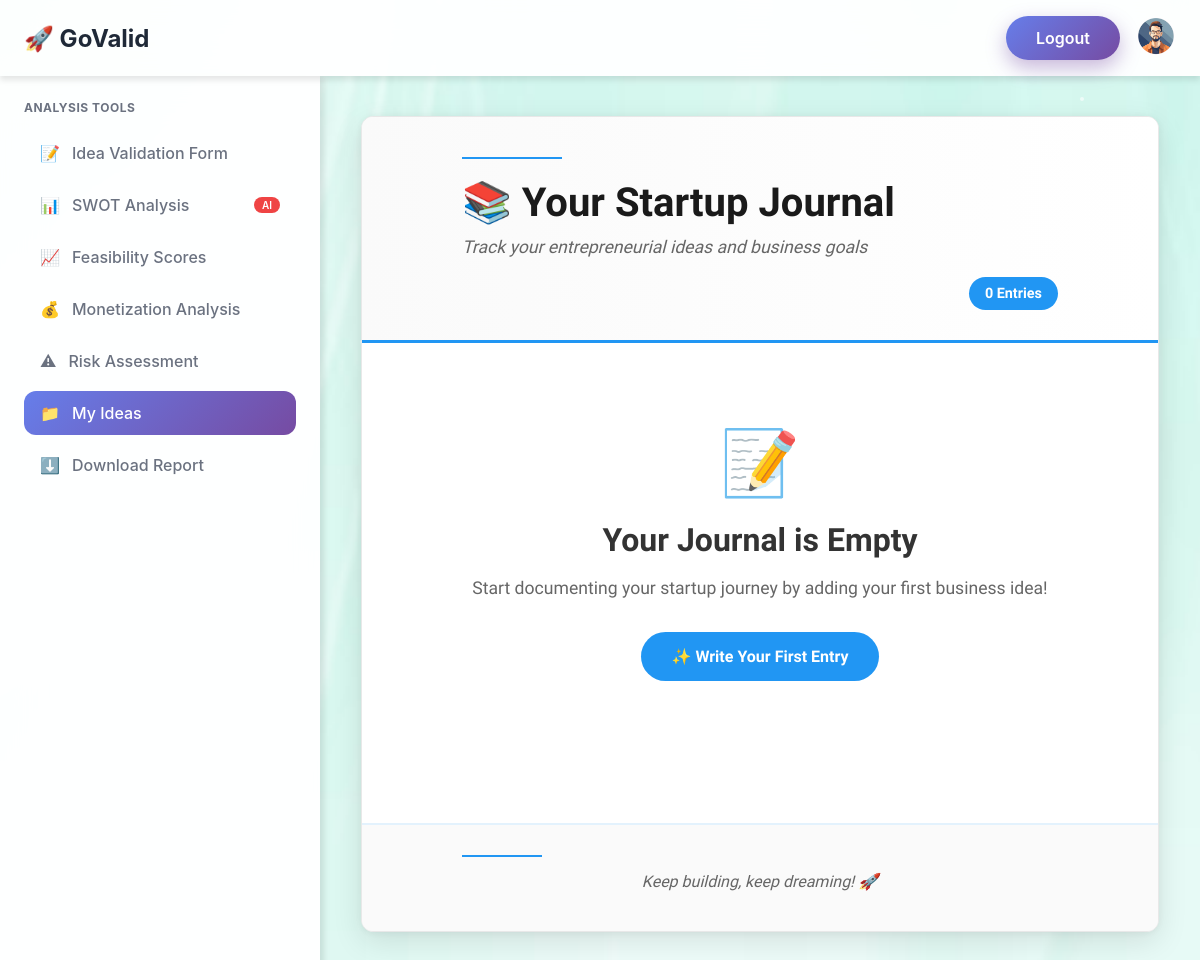
The app's page /dashboard/history/ (signed in), older data.
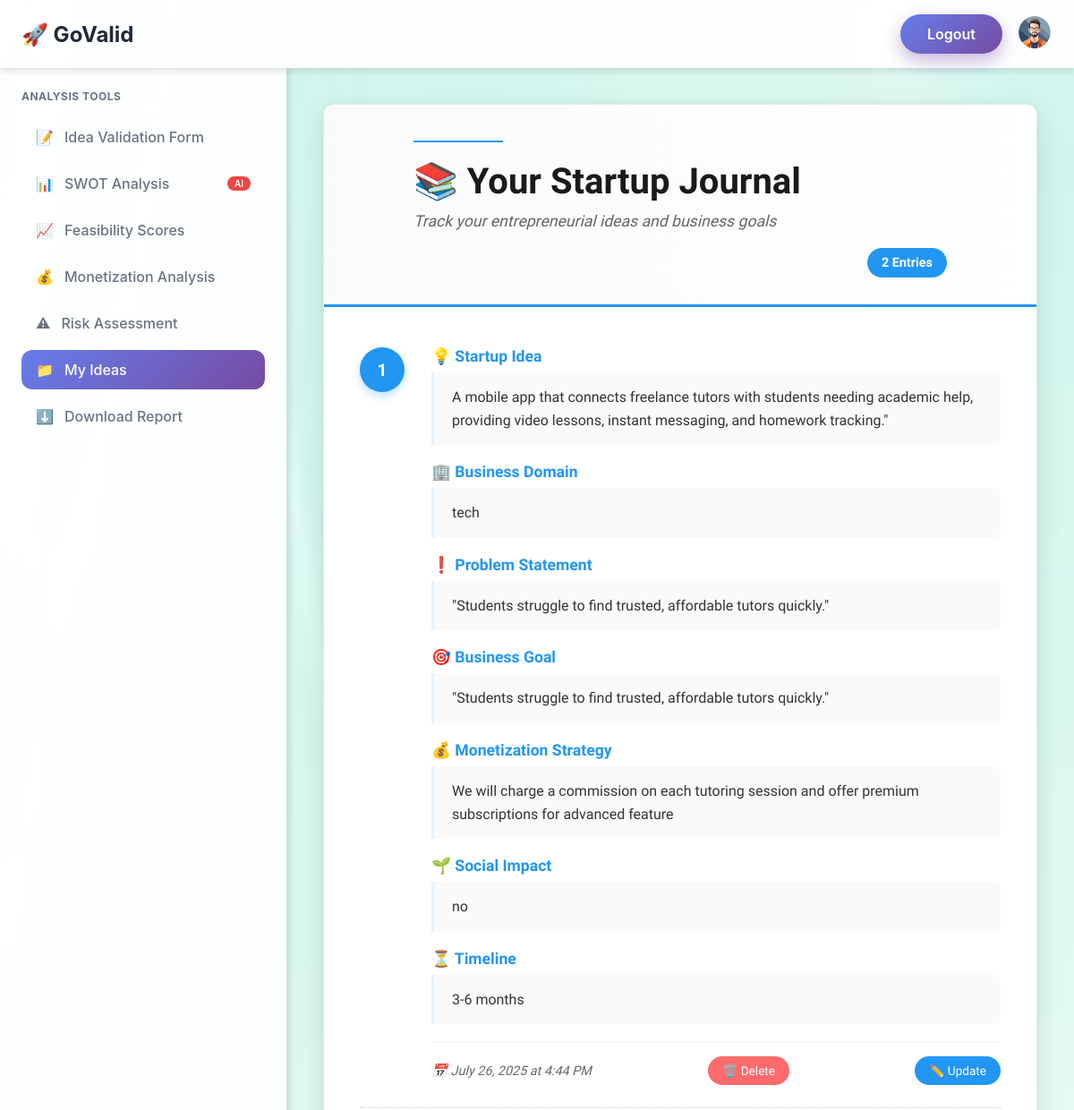
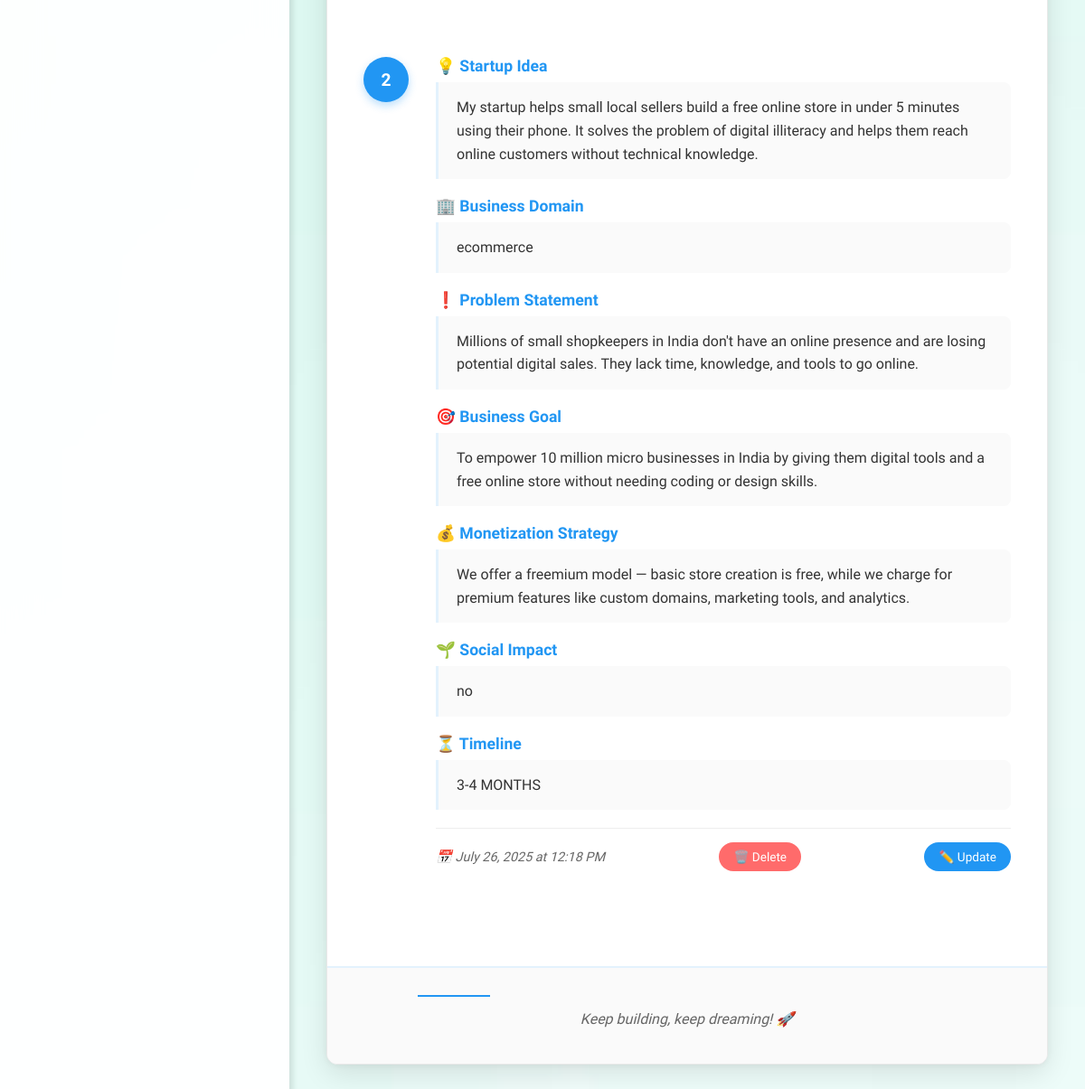
The same page, newer data (2 pictures, top to bottom).
### dashboard/models.py (models this page shows)
class Validate_form(models.Model):
    created_at = models.DateTimeField(auto_now_add=True)  # ✅ keep only this line
    user = models.ForeignKey(User, on_delete=models.CASCADE, null=True)
    startup_idea = models.TextField()
    business_domain = models.CharField(max_length=50, choices=DOMAIN_CHOICES)
    problem_statement = models.TextField()
    business_goal = models.TextField()
    monetization_strategy = models.TextField()
    social_impact = models.TextField()
    timeline = models.TextField()
    feasibility_score = models.CharField(max_length=50, null=True, blank=True)
    feasibility_comment = models.TextField(null=True, blank=True)
    feasibility_level = models.CharField(max_length=50, null=True, blank=True)
    swot_analysis = models.TextField(null=True, blank=True)
    risk_score = models.CharField(max_length=50, null=True, blank=True)
    risk_comment = models.TextField(null=True, blank=True)
    monetization_suggestion = models.TextField(null=True, blank=True)

### dashboard/views.py (the view)
# urls.py: path("history/", views.history, name="history"),
@login_required
def history(request):
    entries = Validate_form.objects.filter(user=request.user).order_by('-created_at')
    return render(request, "dashboard/history.html", {"submissions": entries})

### templates/dashboard/history.html (shortened to what this page needs)
{% extends "base_dash.html" %}
{% block body %}
<div class="main-wrapper">
    <div class="notebook-container">
        <div class="notebook-header">
            <div class="header-line"></div>
            <h1 class="notebook-title">📚 Your Startup Journal</h1>
            <div class="header-subtitle">Track your entrepreneurial ideas and business goals</div>
            <div class="submissions-count">
                <span class="count-badge">{{ submissions|length }} Entries</span>
            </div>
        </div>
        <div class="notebook-content">
            {% for entry in submissions %}
            <div class="journal-entry">
    <div class="entry-number">{{ forloop.counter }}</div>
    <div class="entry-content">
        <div class="entry-section">
            <h3 class="section-label">💡 Startup Idea</h3>
            <div class="section-text">{{ entry.startup_idea }}</div>
        </div>
        <div class="entry-section">
            <h3 class="section-label">🏢 Business Domain</h3>
            <div class="section-text">{{ entry.get_business_domain_display }}</div>
        </div>
        <div class="entry-section">
            <h3 class="section-label">❗ Problem Statement</h3>
            <div class="section-text">{{ entry.problem_statement }}</div>
        </div>
        <div class="entry-section">
            <h3 class="section-label">🎯 Business Goal</h3>
            <div class="section-text">{{ entry.business_goal }}</div>
        </div>
        <div class="entry-section">
            <h3 class="section-label">💰 Monetization Strategy</h3>
            <div class="section-text">{{ entry.monetization_strategy }}</div>
        </div>
        <div class="entry-section">
            <h3 class="section-label">🌱 Social Impact</h3>
            <div class="section-text">{{ entry.social_impact }}</div>
        </div>
        <div class="entry-section">
            <h3 class="section-label">⏳ Timeline</h3>
            <div class="section-text">{{ entry.timeline }}</div>
        </div>
        <div class="entry-footer">
            <div class="entry-date">
                📅 {{ entry.created_at|date:"F d, Y" }} at {{ entry.created_at|date:"g:i A" }}
            </div>
            <form action="{% url 'dashboard:delete' entry.id %}" method="POST" class="delete-form">
                <button type="submit"
                        onclick="return confirm('Are you sure you want to delete this entry?')"
                        class="delete-btn">
                    🗑️ Delete
                </button>
            </form>
            <form action="{% url 'dashboard:update' entry.id %}" method="GET" style="display: inline;">
                    <button type="submit" class="update-btn">
                    ✏️ Update
                    </button>
                </form>
        </div>
    </div>
</div>
            {% empty %}
            <div class="empty-journal">
                <div class="empty-icon">📝</div>
                <h2 class="empty-title">Your Journal is Empty</h2>
                <p class="empty-text">Start documenting your startup journey by adding your first business idea!</p>
                <a href="{% url 'dashboard:dashboard' %}" class="add-entry-btn">✨ Write Your First Entry</a>
            </div>
            {% endfor %}
        </div>
        <div class="notebook-footer">
            <div class="footer-line"></div>
            <div class="footer-text">Keep building, keep dreaming! 🚀</div>
        </div>
    </div>
</div>
{% endblock %}

Row changes from the older to the newer data that the page shows:
added Validate_form: startup_idea "A mobile app that connects freelance tutors with students needing academic help, providing video lessons, instant messaging, and homework tracking.\"", business_domain "tech", problem_statement "\"Students struggle to find trusted, affordable tutors quickly.\"", business_goal "\"Students struggle to find trusted, affordable tutors quickly.\"", monetization_strategy "We will charge a commission on each tutoring session and offer premium subscriptions for advanced feature", social_impact "no", timeline "3-6 months", created_at "July 26, 2025", created_at "4:44 PM"
added Validate_form: startup_idea "My startup helps small local sellers build a free online store in under 5 minutes using their phone. It solves the problem of digital illiteracy and helps them reach online customers without technical knowledge.", business_domain "ecommerce", problem_statement "Millions of small shopkeepers in India don't have an online presence and are losing potential digital sales. They lack time, knowledge, and tools to go online.", business_goal "To empower 10 million micro businesses in India by giving them digital tools and a free online store without needing coding or design skills.", monetization_strategy "We offer a freemium model — basic store creation is free, while we charge for premium features like custom domains, marketing tools, and analytics.", social_impact "no", timeline "3-4 MONTHS", created_at "July 26, 2025", created_at "12:18 PM"
Text that changed along with them:
{{ submissions|length }}: "0" → "2"
text no longer shown: "📝 Your Journal is Empty Start documenting your startup journey by adding your first business idea! ✨ Write Your First Entry"
